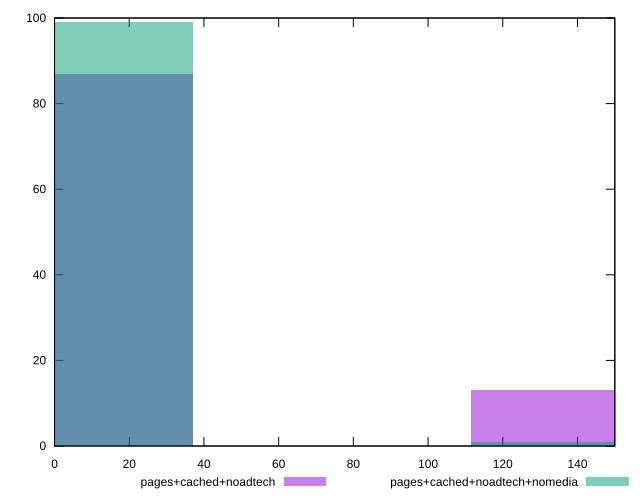

Reproduce this figure in gnuplot.
reset

$pagesCachedNoadtech <<EOF
0 87
148.54734168921377 13
EOF

$pagesCachedNoadtechNomedia <<EOF
0 99
148.54734168921377 1
EOF

set key outside below
set boxwidth 74.27367084460688
set xrange [0:150]
set yrange [0:100]
set trange [0:100]
set style fill transparent solid 0.5 noborder
set terminal svg size 640, 500 enhanced background rgb 'white'
set output "report_00015_2021-02-09T16-11-33.973Z/unminified-css/comparison/histogram/2_vs_3.svg"

plot $pagesCachedNoadtech title "pages+cached+noadtech" with boxes, \
     $pagesCachedNoadtechNomedia title "pages+cached+noadtech+nomedia" with boxes

reset
